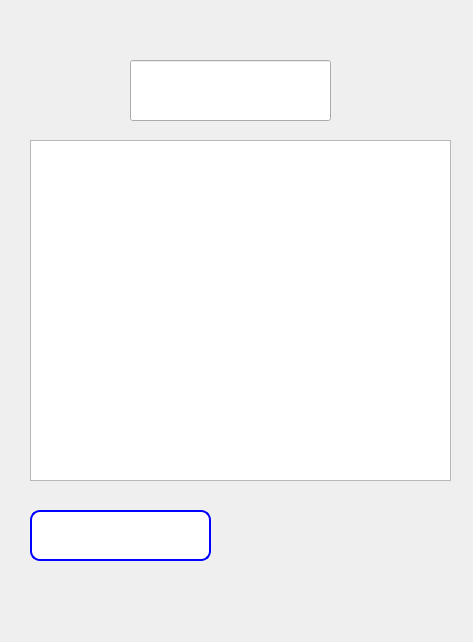
<?xml version="1.0" encoding="UTF-8"?>
<ui version="4.0">
 <class>HistoryDialog</class>
 <widget class="QDialog" name="HistoryDialog">
  <property name="geometry">
   <rect>
    <x>0</x>
    <y>0</y>
    <width>473</width>
    <height>642</height>
   </rect>
  </property>
  <property name="windowTitle">
   <string>Dialog</string>
  </property>
  <property name="styleSheet">
   <string notr="true">background-image: url(:/resrcs/imgs/bgs/d.jpg);</string>
  </property>
  <widget class="QPushButton" name="closeButt">
   <property name="geometry">
    <rect>
     <x>30</x>
     <y>510</y>
     <width>181</width>
     <height>51</height>
    </rect>
   </property>
   <property name="font">
    <font>
     <family>Segoe Script</family>
     <pointsize>14</pointsize>
     <weight>75</weight>
     <bold>true</bold>
    </font>
   </property>
   <property name="styleSheet">
    <string notr="true">/* style.css */
QPushButton {
    background-color: white;
    border: 2px solid blue; /* حاشیه با رنگ سیاه */
    border-radius: 10px; /* گوشه‌های گرد */
    color: white; /* رنگ متن سیاه */
    padding: 5px; /* فاصله متن از لبه‌ها */
}
</string>
   </property>
   <property name="text">
    <string>Back</string>
   </property>
  </widget>
  <widget class="QTextEdit" name="textEdit">
   <property name="geometry">
    <rect>
     <x>30</x>
     <y>140</y>
     <width>421</width>
     <height>341</height>
    </rect>
   </property>
   <property name="font">
    <font>
     <pointsize>16</pointsize>
    </font>
   </property>
  </widget>
  <widget class="QLineEdit" name="lineEdit">
   <property name="geometry">
    <rect>
     <x>130</x>
     <y>60</y>
     <width>201</width>
     <height>61</height>
    </rect>
   </property>
   <property name="font">
    <font>
     <family>Segoe Script</family>
     <pointsize>14</pointsize>
     <weight>75</weight>
     <bold>true</bold>
    </font>
   </property>
   <property name="styleSheet">
    <string notr="true">color: rgb(255, 255, 255);</string>
   </property>
   <property name="text">
    <string>USER HISTORY</string>
   </property>
  </widget>
 </widget>
 <resources/>
 <connections/>
</ui>
